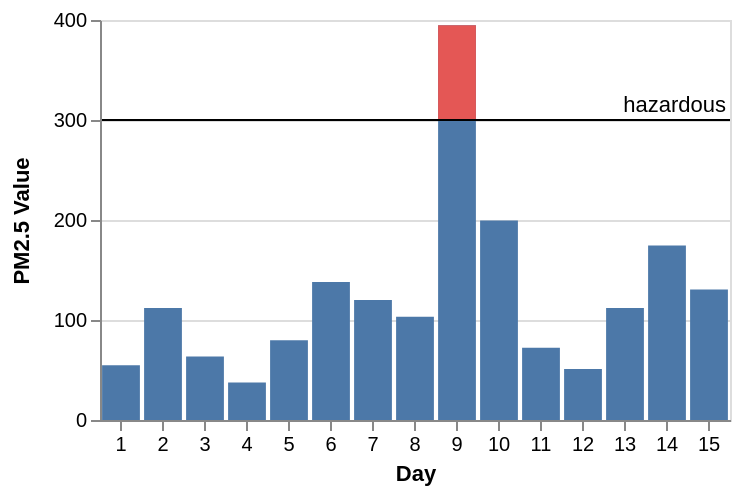

Here is the Vega-Lite specification saved for this chart:
### Vega specification from a JSON file in a GitHub repository (floating-point values rounded to 4 significant figures)
{"$schema": "https://vega.github.io/schema/vega/v4.json", "description": "The PM2.5 value of Beijing observed 15 days, highlighting the days when PM2.5 level is hazardous to human health. Data source https://chartaccent.github.io/chartaccent.html", "autosize": "pad", "padding": 5, "height": 200, "style": "cell", "data": [{"name": "source_0", "values": [{"Day": 1, "Value": 54.8}, {"Day": 2, "Value": 112.1}, {"Day": 3, "Value": 63.6}, {"Day": 4, "Value": 37.6}, {"Day": 5, "Value": 79.7}, {"Day": 6, "Value": 137.9}, {"Day": 7, "Value": 120.1}, {"Day": 8, "Value": 103.3}, {"Day": 9, "Value": 394.8}, {"Day": 10, "Value": 199.5}, {"Day": 11, "Value": 72.3}, {"Day": 12, "Value": 51.1}, {"Day": 13, "Value": 112}, {"Day": 14, "Value": 174.5}, {"Day": 15, "Value": 130.5}]}, {"name": "source_1", "values": [{"ThresholdValue": 300, "Threshold": "hazardous"}]}, {"name": "data_1", "source": "source_0", "transform": [{"type": "filter", "expr": "datum.Value >= 300"}, {"type": "formula", "expr": "300", "as": "baseline"}]}], "signals": [{"name": "x_step", "value": 21}, {"name": "width", "update": "bandspace(domain('x').length, 0.1, 0.05) * x_step"}], "marks": [{"name": "layer_0_layer_0_marks", "type": "rect", "style": ["bar"], "from": {"data": "source_0"}, "encode": {"update": {"fill": [{"test": "datum[\"Value\"] === null || isNaN(datum[\"Value\"])", "value": null}, {"value": "#4c78a8"}], "tooltip": {"signal": "{\"Day\": ''+datum[\"Day\"], \"Value\": format(datum[\"Value\"], \"\")}"}, "x": {"scale": "x", "field": "Day"}, "width": {"scale": "x", "band": true}, "y": {"scale": "y", "field": "Value"}, "y2": {"scale": "y", "value": 0}}}}, {"name": "layer_0_layer_1_marks", "type": "rect", "style": ["bar"], "from": {"data": "data_1"}, "encode": {"update": {"fill": [{"test": "datum[\"baseline\"] === null || isNaN(datum[\"baseline\"])", "value": null}, {"value": "#e45755"}], "tooltip": {"signal": "{\"Day\": ''+datum[\"Day\"], \"baseline\": format(datum[\"baseline\"], \"\"), \"Value\": format(datum[\"Value\"], \"\")}"}, "x": {"scale": "x", "field": "Day"}, "width": {"scale": "x", "band": true}, "y": {"scale": "y", "field": "baseline"}, "y2": {"scale": "y", "field": "Value"}}}}, {"name": "layer_1_layer_0_marks", "type": "rule", "style": ["rule"], "from": {"data": "source_1"}, "encode": {"update": {"stroke": [{"test": "datum[\"ThresholdValue\"] === null || isNaN(datum[\"ThresholdValue\"])", "value": null}, {"value": "black"}], "tooltip": {"signal": "{\"ThresholdValue\": format(datum[\"ThresholdValue\"], \"\")}"}, "x": {"value": 0}, "y": {"scale": "y", "field": "ThresholdValue"}, "x2": {"field": {"group": "width"}}}}}, {"name": "layer_1_layer_1_marks", "type": "text", "style": ["text"], "from": {"data": "source_1"}, "encode": {"update": {"align": {"value": "right"}, "dx": {"value": -2}, "dy": {"value": -4}, "fill": [{"test": "datum[\"ThresholdValue\"] === null || isNaN(datum[\"ThresholdValue\"])", "value": null}, {"value": "black"}], "tooltip": {"signal": "{\"ThresholdValue\": format(datum[\"ThresholdValue\"], \"\"), \"Threshold\": ''+datum[\"Threshold\"]}"}, "x": {"field": {"group": "width"}}, "y": {"scale": "y", "field": "ThresholdValue"}, "text": {"signal": "''+datum[\"Threshold\"]"}}}}], "scales": [{"name": "x", "type": "band", "domain": {"fields": [{"data": "source_0", "field": "Day"}, {"data": "data_1", "field": "Day"}], "sort": true}, "range": {"step": {"signal": "x_step"}}, "paddingInner": 0.1, "paddingOuter": 0.05}, {"name": "y", "type": "linear", "domain": {"fields": [{"data": "source_0", "field": "Value"}, {"data": "data_1", "field": "baseline"}, {"data": "data_1", "field": "Value"}, {"data": "source_1", "field": "ThresholdValue"}]}, "range": [{"signal": "height"}, 0], "nice": true, "zero": true}], "axes": [{"scale": "x", "orient": "bottom", "grid": false, "title": "Day", "labelAngle": 0, "labelAlign": "center", "labelBaseline": "top", "labelOverlap": true, "zindex": 1}, {"scale": "y", "orient": "left", "grid": false, "title": "PM2.5 Value", "labelOverlap": true, "tickCount": {"signal": "ceil(height/40)"}, "zindex": 1}, {"scale": "y", "orient": "left", "gridScale": "x", "grid": true, "tickCount": {"signal": "ceil(height/40)"}, "domain": false, "labels": false, "maxExtent": 0, "minExtent": 0, "ticks": false, "zindex": 0}], "config": {"axisY": {"minExtent": 30}}}
